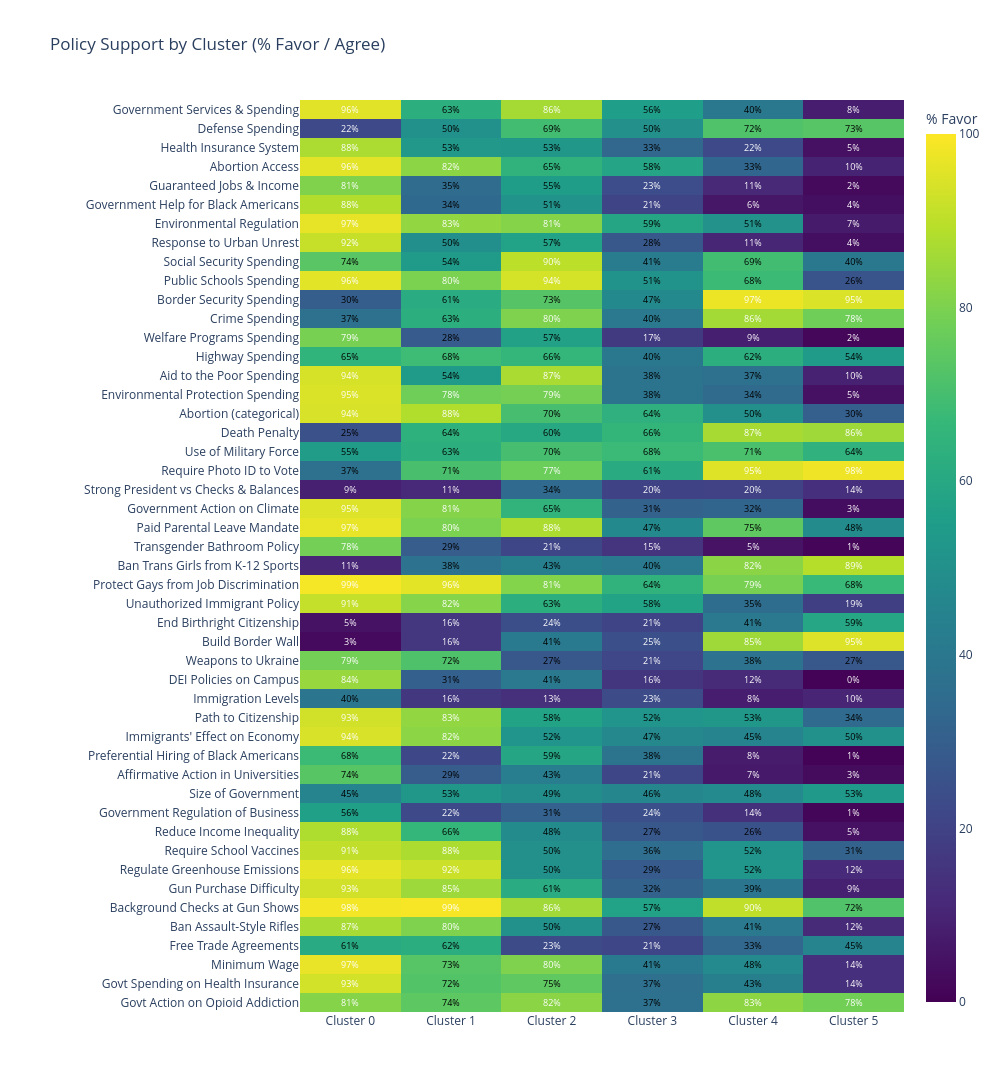

Notebook code for this chart:
### Code cell
# ============================================================
# Plotly Policy Heatmap -- % Favor by Cluster
# Shows the percentage who agree with the stated policy position
# ============================================================

heatmap_rows = []
row_labels = []
favor_descriptions = []  # for hover text

# Only include variables that have interpretation defined
for var in clustering_questions:
    if var not in policy_interp:
        continue
    info = policy_interp[var]

    row_data = []
    for cid in range(optimal_k):
        cd = anes_imputed[anes_imputed['cluster'] == cid]
        pct = wpct(cd, cd[var].isin(info['favor_vals']))
        row_data.append(round(pct, 1))

    heatmap_rows.append(row_data)
    row_labels.append(info['name'])
    favor_descriptions.append(info['favor_label'])

z_data = np.array(heatmap_rows)
x_labels = [cluster_names[i] for i in range(optimal_k)]

# Create annotation text (show % favor)
annotations = []
for i, row in enumerate(z_data):
    for j, val in enumerate(row):
        # Color text based on value for readability
        font_color = 'white' if val > 75 or val < 25 else 'black'
        annotations.append(
            dict(x=x_labels[j], y=row_labels[i], text=f"{val:.0f}%",
                 showarrow=False, font=dict(size=9, color=font_color))
        )

# Hover text shows full detail
hovertext = [[
    f"<b>{row_labels[i]}</b><br>"
    f"{x_labels[j]}<br>"
    f"% {favor_descriptions[i]}: {z_data[i][j]:.1f}%"
    for j in range(len(x_labels))] for i in range(len(row_labels))]

fig = go.Figure(data=go.Heatmap(
    z=z_data,
    x=x_labels,
    y=row_labels,
    colorscale='Viridis',
    zmin=0,
    zmax=100,
    showscale=True,
    colorbar=dict(title='% Favor'),
    hovertext=hovertext,
    hoverinfo='text',
))

fig.update_layout(
    title='Policy Support by Cluster (% Favor / Agree)',
    height=max(800, len(row_labels) * 24),
    width=1000,
    yaxis=dict(autorange='reversed'),
    annotations=annotations,
    margin=dict(l=300),
)
fig.show()
